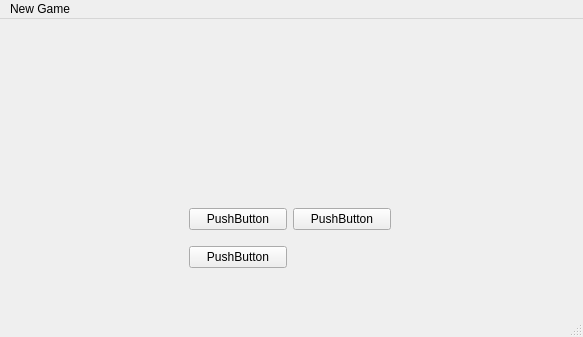
<?xml version="1.0" encoding="UTF-8"?>
<ui version="4.0">
 <class>MainWindow</class>
 <widget class="QMainWindow" name="MainWindow">
  <property name="geometry">
   <rect>
    <x>0</x>
    <y>0</y>
    <width>583</width>
    <height>337</height>
   </rect>
  </property>
  <property name="windowTitle">
   <string>MainWindow</string>
  </property>
  <widget class="QWidget" name="centralwidget">
   <widget class="QWidget" name="gridLayoutWidget">
    <property name="geometry">
     <rect>
      <x>189</x>
      <y>179</y>
      <width>202</width>
      <height>81</height>
     </rect>
    </property>
    <layout class="QGridLayout" name="gridLayout">
     <item row="0" column="0">
      <widget class="QPushButton" name="pushButton">
       <property name="text">
        <string>PushButton</string>
       </property>
      </widget>
     </item>
     <item row="1" column="0">
      <widget class="QPushButton" name="pushButton_2">
       <property name="text">
        <string>PushButton</string>
       </property>
      </widget>
     </item>
     <item row="0" column="1">
      <widget class="QPushButton" name="pushButton_3">
       <property name="text">
        <string>PushButton</string>
       </property>
      </widget>
     </item>
    </layout>
   </widget>
  </widget>
  <widget class="QMenuBar" name="menubar">
   <property name="geometry">
    <rect>
     <x>0</x>
     <y>0</y>
     <width>583</width>
     <height>23</height>
    </rect>
   </property>
   <widget class="QMenu" name="menuGame">
    <property name="title">
     <string>New Game</string>
    </property>
    <addaction name="actionEasy"/>
   </widget>
   <addaction name="menuGame"/>
  </widget>
  <widget class="QStatusBar" name="statusbar"/>
  <action name="actionEasy">
   <property name="text">
    <string>Easy</string>
   </property>
  </action>
 </widget>
 <resources/>
 <connections/>
</ui>
